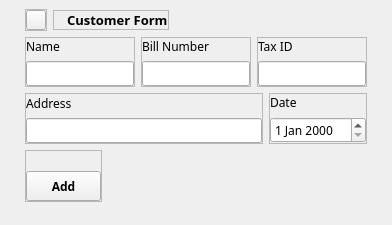
                                <widget class="QWidget" name="customerInputContainer" native="true">
                                 <property name="minimumSize">
                                  <size>
                                   <width>0</width>
                                   <height>225</height>
                                  </size>
                                 </property>
                                 <property name="maximumSize">
                                  <size>
                                   <width>16777215</width>
                                   <height>225</height>
                                  </size>
                                 </property>
                                 <layout class="QVBoxLayout" name="verticalLayout_27">
                                  <property name="leftMargin">
                                   <number>0</number>
                                  </property>
                                  <property name="topMargin">
                                   <number>0</number>
                                  </property>
                                  <property name="rightMargin">
                                   <number>0</number>
                                  </property>
                                  <property name="bottomMargin">
                                   <number>0</number>
                                  </property>
                                  <item alignment="Qt::AlignTop">
                                   <widget class="QWidget" name="widget_12" native="true">
                                    <property name="minimumSize">
                                     <size>
                                      <width>0</width>
                                      <height>0</height>
                                     </size>
                                    </property>
                                    <property name="maximumSize">
                                     <size>
                                      <width>16777215</width>
                                      <height>16777215</height>
                                     </size>
                                    </property>
                                    <layout class="QVBoxLayout" name="verticalLayout_28">
                                     <property name="leftMargin">
                                      <number>25</number>
                                     </property>
                                     <property name="rightMargin">
                                      <number>25</number>
                                     </property>
                                     <item alignment="Qt::AlignLeft">
                                      <widget class="QWidget" name="widget_13" native="true">
                                       <layout class="QHBoxLayout" name="horizontalLayout_7">
                                        <property name="leftMargin">
                                         <number>0</number>
                                        </property>
                                        <property name="topMargin">
                                         <number>0</number>
                                        </property>
                                        <property name="rightMargin">
                                         <number>0</number>
                                        </property>
                                        <property name="bottomMargin">
                                         <number>0</number>
                                        </property>
                                        <item alignment="Qt::AlignVCenter">
                                         <widget class="QFrame" name="frame_11">
                                          <property name="frameShape">
                                           <enum>QFrame::StyledPanel</enum>
                                          </property>
                                          <property name="frameShadow">
                                           <enum>QFrame::Raised</enum>
                                          </property>
                                          <layout class="QVBoxLayout" name="verticalLayout_29">
                                           <property name="leftMargin">
                                            <number>0</number>
                                           </property>
                                           <property name="topMargin">
                                            <number>0</number>
                                           </property>
                                           <property name="rightMargin">
                                            <number>0</number>
                                           </property>
                                           <property name="bottomMargin">
                                            <number>0</number>
                                           </property>
                                           <item>
                                            <widget class="QPushButton" name="pushButton_2">
                                             <property name="minimumSize">
                                              <size>
                                               <width>20</width>
                                               <height>20</height>
                                              </size>
                                             </property>
                                             <property name="maximumSize">
                                              <size>
                                               <width>20</width>
                                               <height>20</height>
                                              </size>
                                             </property>
                                             <property name="text">
                                              <string/>
                                             </property>
                                             <property name="icon">
                                              <iconset>
                                               <normaloff>assets/icon/special/circle-solid-blue.svg</normaloff>assets/icon/special/circle-solid-blue.svg</iconset>
                                             </property>
                                             <property name="iconSize">
                                              <size>
                                               <width>12</width>
                                               <height>12</height>
                                              </size>
                                             </property>
                                            </widget>
                                           </item>
                                          </layout>
                                         </widget>
                                        </item>
                                        <item alignment="Qt::AlignVCenter">
                                         <widget class="QFrame" name="frame_12">
                                          <property name="frameShape">
                                           <enum>QFrame::StyledPanel</enum>
                                          </property>
                                          <property name="frameShadow">
                                           <enum>QFrame::Raised</enum>
                                          </property>
                                          <layout class="QVBoxLayout" name="verticalLayout_30">
                                           <property name="leftMargin">
                                            <number>13</number>
                                           </property>
                                           <property name="topMargin">
                                            <number>0</number>
                                           </property>
                                           <property name="rightMargin">
                                            <number>0</number>
                                           </property>
                                           <property name="bottomMargin">
                                            <number>0</number>
                                           </property>
                                           <item>
                                            <widget class="QLabel" name="label_2">
                                             <property name="font">
                                              <font>
                                               <family>Prompt</family>
                                               <pointsize>10</pointsize>
                                               <bold>true</bold>
                                              </font>
                                             </property>
                                             <property name="text">
                                              <string>Customer Form</string>
                                             </property>
                                            </widget>
                                           </item>
                                          </layout>
                                         </widget>
                                        </item>
                                       </layout>
                                      </widget>
                                     </item>
                                     <item>
                                      <widget class="QWidget" name="widget_14" native="true">
                                       <property name="baseSize">
                                        <size>
                                         <width>0</width>
                                         <height>0</height>
                                        </size>
                                       </property>
                                       <layout class="QVBoxLayout" name="verticalLayout_31">
                                        <property name="leftMargin">
                                         <number>0</number>
                                        </property>
                                        <property name="topMargin">
                                         <number>0</number>
                                        </property>
                                        <property name="rightMargin">
                                         <number>0</number>
                                        </property>
                                        <property name="bottomMargin">
                                         <number>0</number>
                                        </property>
                                        <item>
                                         <widget class="QWidget" name="widget_16" native="true">
                                          <layout class="QHBoxLayout" name="horizontalLayout_8">
                                           <property name="leftMargin">
                                            <number>0</number>
                                           </property>
                                           <property name="topMargin">
                                            <number>0</number>
                                           </property>
                                           <property name="rightMargin">
                                            <number>0</number>
                                           </property>
                                           <property name="bottomMargin">
                                            <number>0</number>
                                           </property>
                                           <item>
                                            <widget class="QFrame" name="frame_13">
                                             <property name="frameShape">
                                              <enum>QFrame::StyledPanel</enum>
                                             </property>
                                             <property name="frameShadow">
                                              <enum>QFrame::Raised</enum>
                                             </property>
                                             <layout class="QVBoxLayout" name="verticalLayout_32">
                                              <property name="leftMargin">
                                               <number>0</number>
                                              </property>
                                              <property name="topMargin">
                                               <number>0</number>
                                              </property>
                                              <property name="rightMargin">
                                               <number>0</number>
                                              </property>
                                              <property name="bottomMargin">
                                               <number>0</number>
                                              </property>
                                              <item>
                                               <widget class="QLabel" name="label_3">
                                                <property name="font">
                                                 <font>
                                                  <family>Prompt</family>
                                                 </font>
                                                </property>
                                                <property name="text">
                                                 <string>Name</string>
                                                </property>
                                               </widget>
                                              </item>
                                              <item>
                                               <widget class="QLineEdit" name="lineEdit">
                                                <property name="font">
                                                 <font>
                                                  <family>Prompt</family>
                                                 </font>
                                                </property>
                                               </widget>
                                              </item>
                                             </layout>
                                            </widget>
                                           </item>
                                           <item>
                                            <widget class="QFrame" name="frame_14">
                                             <property name="frameShape">
                                              <enum>QFrame::StyledPanel</enum>
                                             </property>
                                             <property name="frameShadow">
                                              <enum>QFrame::Raised</enum>
                                             </property>
                                             <layout class="QVBoxLayout" name="verticalLayout_33">
                                              <property name="leftMargin">
                                               <number>0</number>
                                              </property>
                                              <property name="topMargin">
                                               <number>0</number>
                                              </property>
                                              <property name="rightMargin">
                                               <number>0</number>
                                              </property>
                                              <property name="bottomMargin">
                                               <number>0</number>
                                              </property>
                                              <item>
                                               <widget class="QLabel" name="label_4">
                                                <property name="font">
                                                 <font>
                                                  <family>Prompt</family>
                                                 </font>
                                                </property>
                                                <property name="text">
                                                 <string>Bill Number</string>
                                                </property>
                                               </widget>
                                              </item>
                                              <item>
                                               <widget class="QLineEdit" name="lineEdit_2">
                                                <property name="font">
                                                 <font>
                                                  <family>Prompt</family>
                                                 </font>
                                                </property>
                                               </widget>
                                              </item>
                                             </layout>
                                            </widget>
                                           </item>
                                           <item>
                                            <widget class="QFrame" name="frame_15">
                                             <property name="frameShape">
                                              <enum>QFrame::StyledPanel</enum>
                                             </property>
                                             <property name="frameShadow">
                                              <enum>QFrame::Raised</enum>
                                             </property>
                                             <layout class="QVBoxLayout" name="verticalLayout_34">
                                              <property name="leftMargin">
                                               <number>0</number>
                                              </property>
                                              <property name="topMargin">
                                               <number>0</number>
                                              </property>
                                              <property name="rightMargin">
                                               <number>0</number>
                                              </property>
                                              <property name="bottomMargin">
                                               <number>0</number>
                                              </property>
                                              <item>
                                               <widget class="QLabel" name="label_5">
                                                <property name="font">
                                                 <font>
                                                  <family>Prompt</family>
                                                 </font>
                                                </property>
                                                <property name="text">
                                                 <string>Tax ID</string>
                                                </property>
                                               </widget>
                                              </item>
                                              <item>
                                               <widget class="QLineEdit" name="lineEdit_3">
                                                <property name="font">
                                                 <font>
                                                  <family>Prompt</family>
                                                 </font>
                                                </property>
                                               </widget>
                                              </item>
                                             </layout>
                                            </widget>
                                           </item>
                                          </layout>
                                         </widget>
                                        </item>
                                        <item>
                                         <widget class="QWidget" name="widget_17" native="true">
                                          <layout class="QHBoxLayout" name="horizontalLayout_9">
                                           <property name="leftMargin">
                                            <number>0</number>
                                           </property>
                                           <property name="topMargin">
                                            <number>0</number>
                                           </property>
                                           <property name="rightMargin">
                                            <number>0</number>
                                           </property>
                                           <property name="bottomMargin">
                                            <number>0</number>
                                           </property>
                                           <item>
                                            <widget class="QFrame" name="frame_16">
                                             <property name="frameShape">
                                              <enum>QFrame::StyledPanel</enum>
                                             </property>
                                             <property name="frameShadow">
                                              <enum>QFrame::Raised</enum>
                                             </property>
                                             <layout class="QVBoxLayout" name="verticalLayout_35">
                                              <property name="leftMargin">
                                               <number>0</number>
                                              </property>
                                              <property name="topMargin">
                                               <number>0</number>
                                              </property>
                                              <property name="rightMargin">
                                               <number>0</number>
                                              </property>
                                              <property name="bottomMargin">
                                               <number>0</number>
                                              </property>
                                              <item>
                                               <widget class="QLabel" name="label_6">
                                                <property name="font">
                                                 <font>
                                                  <family>Prompt</family>
                                                 </font>
                                                </property>
                                                <property name="text">
                                                 <string>Address</string>
                                                </property>
                                               </widget>
                                              </item>
                                              <item>
                                               <widget class="QLineEdit" name="lineEdit_4">
                                                <property name="font">
                                                 <font>
                                                  <family>Prompt</family>
                                                 </font>
                                                </property>
                                               </widget>
                                              </item>
                                             </layout>
                                            </widget>
                                           </item>
                                           <item>
                                            <widget class="QFrame" name="frame_17">
                                             <property name="frameShape">
                                              <enum>QFrame::StyledPanel</enum>
                                             </property>
                                             <property name="frameShadow">
                                              <enum>QFrame::Raised</enum>
                                             </property>
                                             <layout class="QVBoxLayout" name="verticalLayout_36">
                                              <property name="leftMargin">
                                               <number>0</number>
                                              </property>
                                              <property name="topMargin">
                                               <number>0</number>
                                              </property>
                                              <property name="rightMargin">
                                               <number>0</number>
                                              </property>
                                              <property name="bottomMargin">
                                               <number>0</number>
                                              </property>
                                              <item>
                                               <widget class="QLabel" name="label_7">
                                                <property name="font">
                                                 <font>
                                                  <family>Prompt</family>
                                                 </font>
                                                </property>
                                                <property name="text">
                                                 <string>Date</string>
                                                </property>
                                               </widget>
                                              </item>
                                              <item>
                                               <widget class="QDateEdit" name="dateEdit">
                                                <property name="font">
                                                 <font>
                                                  <family>Prompt</family>
                                                 </font>
                                                </property>
                                               </widget>
                                              </item>
                                             </layout>
                                            </widget>
                                           </item>
                                          </layout>
                                         </widget>
                                        </item>
                                       </layout>
                                      </widget>
                                     </item>
                                     <item alignment="Qt::AlignLeft">
                                      <widget class="QWidget" name="widget_15" native="true">
                                       <layout class="QHBoxLayout" name="horizontalLayout_10">
                                        <property name="leftMargin">
                                         <number>0</number>
                                        </property>
                                        <property name="topMargin">
                                         <number>0</number>
                                        </property>
                                        <property name="rightMargin">
                                         <number>0</number>
                                        </property>
                                        <property name="bottomMargin">
                                         <number>0</number>
                                        </property>
                                        <item>
                                         <widget class="QFrame" name="frame_18">
                                          <property name="frameShape">
                                           <enum>QFrame::StyledPanel</enum>
                                          </property>
                                          <property name="frameShadow">
                                           <enum>QFrame::Raised</enum>
                                          </property>
                                          <layout class="QVBoxLayout" name="verticalLayout_37">
                                           <property name="leftMargin">
                                            <number>0</number>
                                           </property>
                                           <property name="topMargin">
                                            <number>20</number>
                                           </property>
                                           <property name="rightMargin">
                                            <number>0</number>
                                           </property>
                                           <property name="bottomMargin">
                                            <number>0</number>
                                           </property>
                                           <item>
                                            <widget class="QPushButton" name="addCustomerDataToPreset">
                                             <property name="minimumSize">
                                              <size>
                                               <width>75</width>
                                               <height>30</height>
                                              </size>
                                             </property>
                                             <property name="maximumSize">
                                              <size>
                                               <width>75</width>
                                               <height>30</height>
                                              </size>
                                             </property>
                                             <property name="font">
                                              <font>
                                               <family>Prompt</family>
                                               <bold>true</bold>
                                              </font>
                                             </property>
                                             <property name="cursor">
                                              <cursorShape>PointingHandCursor</cursorShape>
                                             </property>
                                             <property name="text">
                                              <string>Add</string>
                                             </property>
                                             <property name="icon">
                                              <iconset>
                                               <normaloff>assets/icon/light/plus-solid.svg</normaloff>assets/icon/light/plus-solid.svg</iconset>
                                             </property>
                                            </widget>
                                           </item>
                                          </layout>
                                         </widget>
                                        </item>
                                       </layout>
                                      </widget>
                                     </item>
                                    </layout>
                                   </widget>
                                  </item>
                                 </layout>
                                </widget>
